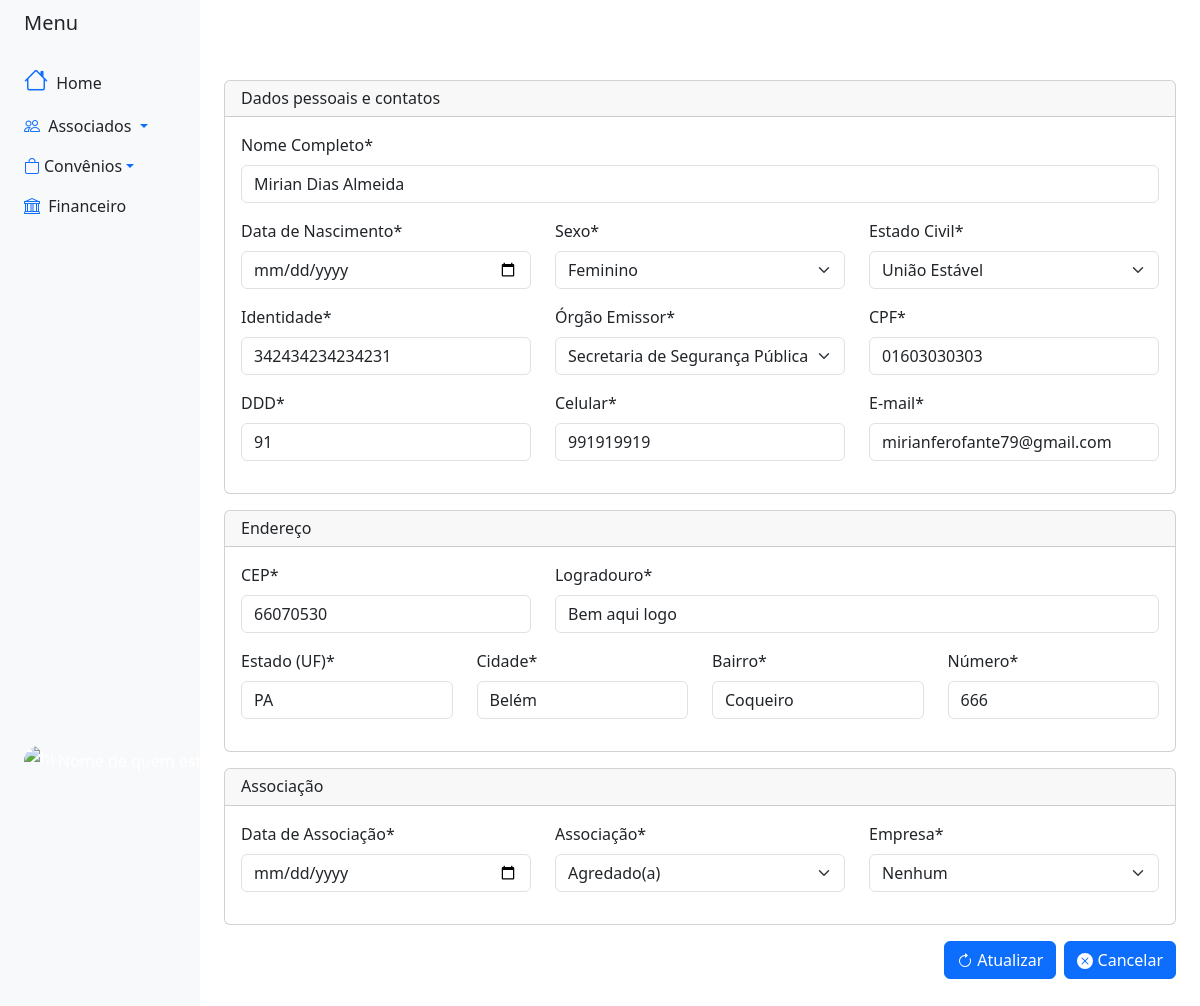
Screenshot of /associados/editar/6/ (signed in) with the database file from the repository.
### blackpearl/associados/models.py (models this page shows, shortened)
class Base(models.Model):
    criado = models.DateField('Data de Criação', auto_now_add=True)
    modificado = models.DateField('Data de Atualização', auto_now_add=True)
    ativo = models.BooleanField('Ativo?', default=True)
    class Meta:
        abstract = True

class Associado(Base):
    nomecompleto = models.CharField('Nome Completo', max_length=300)
    dataNascimento = models.DateField('Data de Nascimento')
    sexo = models.CharField('Sexo', max_length=1, choices=SEXO_CHOICES)
    cpf = models.CharField('CPF', max_length=11)
    identidade = models.CharField('Identidade', max_length=20, default='')
    orgemissor = models.CharField('Órgão Emissor', max_length= 6, choices=ORGEMISSOR_CHOICES, default='')
    estadocivil = models.CharField('Estado Civil', max_length= 2, choices=ESTADOCIVIL_CHOICES, default='')
    dataAssociacao = models.DateField('Data de Associação')
    associacao = models.CharField('Associação', max_length=50, choices=ASSOCIACAO_CHOICES, default= '')
    matricula = models.IntegerField('Matricula', null=True)
    empresa  = models.ForeignKey(Empresa, on_delete=models.CASCADE, related_name='empresa')
    email = models.EmailField('e-mail')
    dddNumeroContato = models.CharField('DDD', max_length=2)
    numeroContato = models.CharField('Celular', max_length=9)
    slug = models.SlugField('Slug', max_length=100, blank=True, editable=False)
    cep = models.CharField('CEP', max_length=8)
    logradouro = models.CharField('Logradouro', max_length=200)
    num = models.IntegerField('Número')
    bairro = models.CharField('Bairro', max_length=100)
    cidade = models.CharField('Cidade', max_length=100)
    estado = models.CharField('Estado (UF)', max_length=2, choices=ESTADOS_CHOICES, default='')

### blackpearl/associados/views.py (the view)
# urls.py: path('editar/<int:associado_id>/', views.editar, name='editar'),
@login_required(login_url='login')
def editar(request, associado_id):
    if request.method == 'POST':
        associado = Associado.objects.get(pk=associado_id)
        formAssociado = AssociadoModelForm(request.POST, instance=associado)
        if formAssociado.is_valid():
            assoc = formAssociado.save()
            messages.success(request, 'Dados de {} atualizados com sucesso!'.format(assoc.nomecompleto))
            return render(request, 'associados/editar.html', {
                'form': formAssociado
            })
    else:
        associado = Associado.objects.get(pk=associado_id)
        formAssociado = AssociadoModelForm(
            instance=associado
        )
    return render(request, 'associados/editar.html', {
        'form': formAssociado
    })

### blackpearl/associados/models.py (called while the page is built)
    def __str__(self):
        return self.nome

### blackpearl/associados/templates/associados/editar.html (shortened to what this page needs)
{% extends "base_sidebar.html" %}
{% load crispy_forms_tags %}
{% load bootstrap5 %}
{% load static %}
{% block bootstrap5_content %}
        <div class="container py-5">
              <form class="form-horizontal" action="" method="post" autocomplete="off" >
                 <div class="card mb-3 mt-3">
                  <h6 class="card-header">
                    Dados pessoais e contatos
                  </h6>
                  <div class="card-body">
                    <div class="row">
                        <div class="form-group  col-sm">
                          {{ form.nomecompleto|as_crispy_field }}
                        </div>
                    </div>
                    <div class="row">
                        <div class="from-group  col-sm">
                          {{ form.dataNascimento|as_crispy_field }}
                        </div>
                        <div class="from-group col-sm">
                          {{ form.sexo|as_crispy_field }}
                        </div>
                        <div class="from-group col-sm">
                          {{ form.estadocivil|as_crispy_field }}
                          </div>
                    </div>
                    <div class="row">
                          <div class="from-group col-sm">
                            {{ form.identidade|as_crispy_field }}
                          </div>
                          <div class="from-group  col-sm">
                            {{ form.orgemissor|as_crispy_field }}
                          </div>
                          <div class="from-group col-sm">
                            {{ form.cpf|as_crispy_field }}
                          </div>
                      </div>
                      <div class="row">
                            <div class="from-group col-sm">
                                {{ form.dddNumeroContato|as_crispy_field }}
                            </div>
                            <div class="from-groupcol col-sm">
                                {{ form.numeroContato|as_crispy_field }}
                            </div>
                              <div class="from-group  col-sm">
                                {{ form.email|as_crispy_field }}
                              </div>
                        </div>
                  </div>
                </div>
                  <div class="card mb-3 mt-3">
                      <h6 class="card-header">
                        Endereço
                      </h6>
                  <div class="card-body">
                    <div class="row">
                        <div class="col-6 col-md-4">
                            <div class="form-group col-sm">
                                {{ form.cep|as_crispy_field }}
                            </div>
                        </div>
                        <div class="col-md-8">
                            <div class="form-group col-sm">
                                {{ form.logradouro|as_crispy_field }}
                            </div>
                        </div>
                    </div>
                    <div class="row">
                        <div class="from-groupcol col-sm">
                          {{ form.estado|as_crispy_field }}
                        </div>
                        <div class="from-group col-sm">
                          {{ form.cidade|as_crispy_field }}
                          </div>
                        <div class="from-group col-sm">
                              {{ form.bairro|as_crispy_field }}
                          </div>
                        <div class="from-group col-sm">
                              {{ form.num|as_crispy_field }}
                        </div>
                    </div>
                  </div>
                </div>
                 <div class="card mb-3 mt-3">
                      <h6 class="card-header">
                        Associação
                      </h6>
                  <div class="card-body">
                    <div class="row">
                            <div class="form-group col-sm">
                                {{ form.dataAssociacao|as_crispy_field }}
                            </div>
                           <div class="form-group col-sm">
                                {{ form.associacao|as_crispy_field }}
                            </div>
                            <div class="form-group col-sm">
                                {{ form.empresa|as_crispy_field }}
                            </div>
                    </div>
                  </div>
                 </div>
            <div class="d-grid gap-2 d-md-flex justify-content-md-end">
                {% buttons %}
                        <button type="submit" class="btn btn-primary">
                            Atualizar
                        </button>
                        <a type="submit" class="btn btn-primary" href = "{% url 'home' %}">
                            Cancelar
                        </a>
                {% endbuttons %}
                </div>
            </form>
        </div>
        </div>
{% endblock bootstrap5_content %}

### rows the page displays
Associado: nomecompleto "Mirian Dias Almeida", sexo "Feminino", estadocivil "União Estável", identidade "342434234234231", orgemissor "Secretaria de Segurança Pública", cpf "01603030303", dddNumeroContato "91", numeroContato "991919919", email "mirianferofante79@gmail.com", cep "66070530", logradouro "Bem aqui logo", estado "PA", cidade "Belém", bairro "Coqueiro", num "666", associacao "Agredado(a)", empresa "Nenhum"
